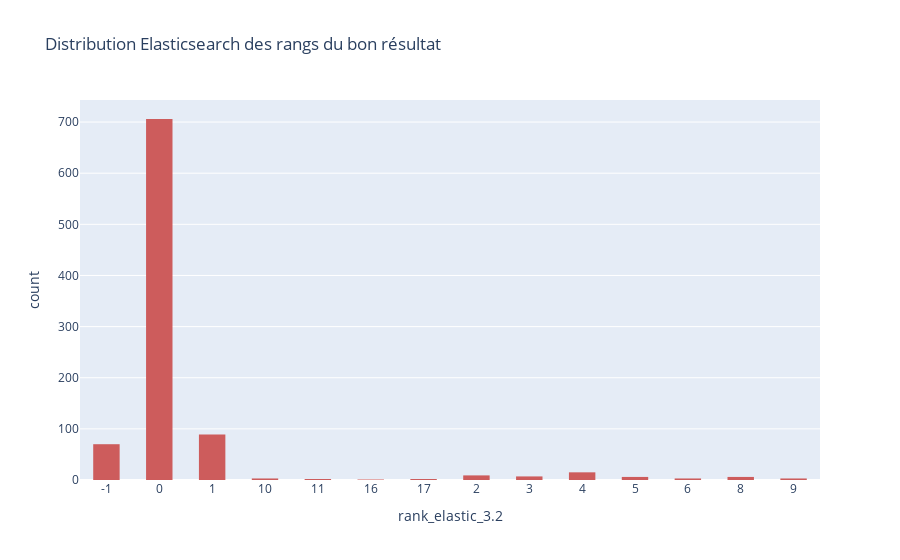

The cell this chart's notebook holds for it:
### Markdown cell above
## KPIs

### Code cell
fig = px.histogram(
    df_test.sort_values(by=[f"rank_elastic_{SEARCH_VERSION}"]),
    x=f"rank_elastic_{SEARCH_VERSION}",
    color_discrete_sequence=["indianred"],
    title="Distribution Elasticsearch des rangs du bon résultat",
)
fig.update_layout(bargap=0.5)
fig.update_xaxes(type="category")
fig.show()
plotly.offline.plot(fig, filename=f"./output/plots/rank_{SEARCH_VERSION}.html")

### Figure 1 — Plotly figure (JSON) as saved in the notebook; plotly's stock layout.template omitted (floating-point values rounded to 4 significant figures; data arrays with more than 128 entries replaced by an {"elided": "..."} marker saying what was removed)
{"data": [{"alignmentgroup": "True", "bingroup": "x", "hovertemplate": "rank_elastic_3.2=%{x}<br>count=%{y}<extra></extra>", "legendgroup": "", "marker": {"color": "indianred", "pattern": {"shape": ""}}, "name": "", "offsetgroup": "", "orientation": "v", "showlegend": false, "type": "histogram", "x": {"elided": "922 str values"}, "xaxis": "x", "yaxis": "y"}], "layout": {"autosize": true, "bargap": 0.5, "barmode": "relative", "legend": {"tracegroupgap": 0}, "title": {"text": "Distribution Elasticsearch des rangs du bon résultat"}, "xaxis": {"anchor": "y", "autorange": true, "domain": [0, 1], "range": [-0.5, 13.5], "title": {"text": "rank_elastic_3.2"}, "type": "category"}, "yaxis": {"anchor": "x", "autorange": true, "domain": [0, 1], "range": [0, 743.2], "title": {"text": "count"}}}}
